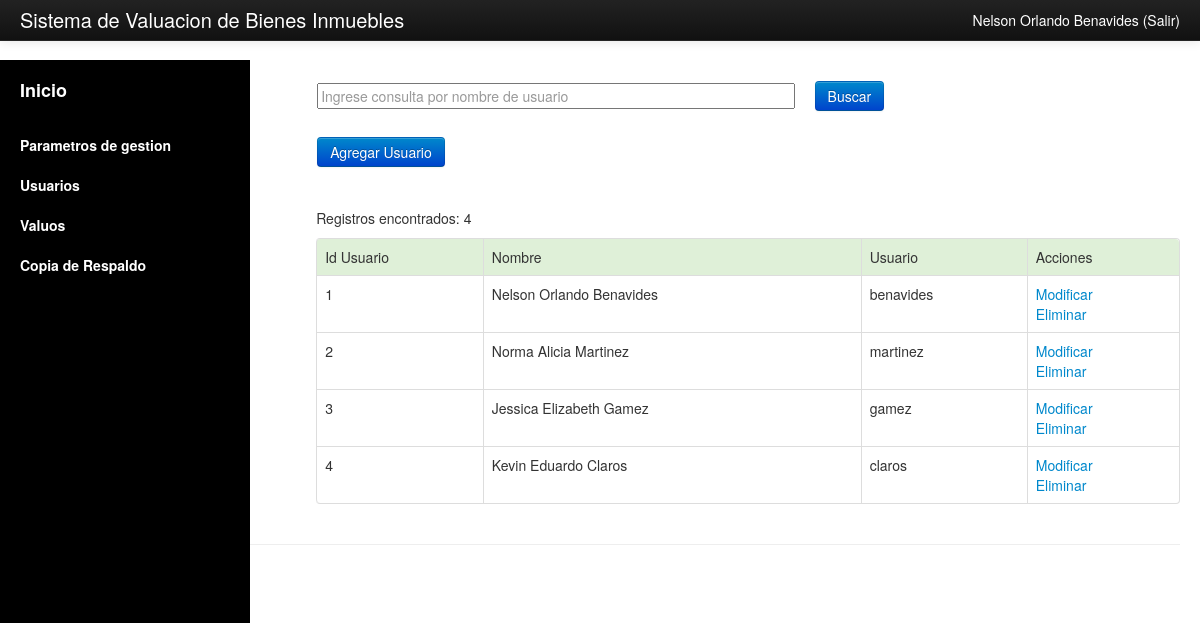
/admin/admin_user.php (signed in), run on the app's committed database.
### tables this page shows
CREATE TABLE `usuario` (
  `id` int(11) NOT NULL AUTO_INCREMENT,
  `nombre` varchar(200) NOT NULL,
  `usuario` varchar(200) NOT NULL,
  `password` varchar(50) NOT NULL,
  PRIMARY KEY (`id`)
);

### admin/admin_user.php (the view, shortened to what this page needs)
 <?php
require("header.php");
require("conexion.php");
?>
	    <div><br>
	    <form method="GET" id="formulario" >
	    	<table>
			    <tr>
			    	<td>
			    		<input id="q" name="q" class="form-control" placeholder="Ingrese consulta por nombre de usuario" style="width:470px" value="<?php if(isset($_GET["q"]))echo $_GET["q"];?>">
				    </td>
				    <td>
			    		<button type="submit" class="btn btn-primary " style="margin-left:25%;"> Buscar</button>
			    	</td>
				</tr>
				<tr>
					<td><a href="add_user.php" class="btn btn-primary" style="margin-top:5%;">Agregar Usuario</a></td>
				</tr>
			 </table></form>
			</div>
<?php
	if(isset($_GET["q"])){
	$q = $_GET["q"];
	$query = $conexion->query("SELECT * FROM usuario WHERE nombre LIKE '%$q%' OR usuario LIKE '%$q%'");}
	else
	{
	$query = $conexion->query("SELECT * FROM usuario");
	}
	if(!@$query->rowCount()){
		echo "<br><div>
		       <strong></strong><br>
		       No se produjeron resultados.
		      </div>";
	}else{
		$nrows = $query->rowCount();
		if (isset($_GET["info"])){
			if ($_GET["info"] == "add")
			    echo "<br><div>
			     <strong>Exito</strong><br>
			    Registro agregado.
			   </div>";
			if ($_GET["info"] == "modificar")
				echo "<br><div>
			      <strong>Exito</strong><br>
			    Registro Modificado.
			   </div>";
			}
			else{
		       echo "<br><div>
                           Registros encontrados:
                       <span>$nrows</span>
                       </div>";
	echo "<p></p>
         <div>
		<table class=\"table table-bordered table-hover\">
			<tr class=\"success\">
			<td>Id Usuario</td>
			<td>Nombre</td>
			<td>Usuario</td>
			<td>Acciones</td>
		</tr>";
		while($data = $query->fetch()){
			echo "<tr>
				<td>$data[0]</td>
				<td>$data[1]</td>
				<td>$data[2]</td>
				<td><a href='mod_user.php?id=$data[0]'>Modificar</a><br>
				<a onclick=\"javascript:if(window.confirm('¿Desea eliminar este usuario'))
				{location.replace('admin_user.php?action=elimin&id=$data[0]');}\">Eliminar</a>
				</td>
				</tr>
				";
			}
			echo "</table>";
		}
	}
echo"</div>";
require("footer.php");
?>

### admin/header.php (shortened to what this page needs)
<!DOCTYPE html>
<html lang="es"><head>
    <link href="css/bootstrap.css" rel="stylesheet">
    <link href="css/jquery-ui.css" rel="stylesheet">
    <link href="css/bootstrap.css" rel="stylesheet">
    <link href="css/simple-sidebar.css" rel="stylesheet">
  </head>
  <body >
    <div class="navbar navbar-inverse navbar-fixed-top">
      <div class="navbar-inner">
        <div class="container-fluid">
          <a class="brand" href="index.php" style="color:#FFF;">Sistema de Valuacion de Bienes Inmuebles</a>
          <div class="nav-collapse collapse">
            <p class="navbar-text pull-right">
              <a href="logout.php" class="navbar-link" style="color:#FFF;"><?php echo $_SESSION["user"];?> (Salir)</a>
            </p>
          </div>
        </div>
      </div>
    </div>
        <div class="container-fluid">
      <div class="row-fluid">
        <div class="span3">
          <div id="sidebar-wrapper">
            <ul class="sidebar-nav">
                <li class="sidebar-brand">
                    <a href="index.php" style="color:#FFF; font-weight:bold;">Inicio</a>
                </li>
                 <li>
                    <a href="admin.php" style="color:#FFF; font-weight:bold;">Parametros de gestion</a>
                </li>
                 <li>
                    <a href="admin_user.php" style="color:#FFF; font-weight:bold;">Usuarios</a>
                </li>
                 <li>
                    <a href="admin_valuo.php" style="color:#FFF; font-weight:bold;">Valuos</a>
                </li>
                 <li>
                    <a href="backup.php" style="color:#FFF; font-weight:bold;">Copia de Respaldo</a>
                </li>
            </ul>
        </div>
        </div>
        <div class="span9">

### admin/footer.php
 </div>
      </div>
      <hr>
      <footer>
        <p>System Desing I</p>
      </footer>
    </div>
	</body>
</html>

### admin/css/simple-sidebar.css (style rules this page uses)
#sidebar-wrapper { z-index: 1000; position: fixed; left: 250px; width: 0; height: 100%; margin-left: -250px; overflow-y: auto; background: #000; -webkit-transition: all 0.5s ease; -moz-transition: all 0.5s ease; -o-transition: all 0.5s ease; transition: all 0.5s ease; }
.sidebar-nav { position: absolute; top: 0; width: 250px; margin: 0; padding: 0; list-style: none; }
.sidebar-nav li { text-indent: 20px; line-height: 40px; }
.sidebar-nav li a { display: block; text-decoration: none; color: #999999; }
.sidebar-nav > .sidebar-brand { height: 65px; font-size: 18px; line-height: 60px; }
.sidebar-nav > .sidebar-brand a { color: #999999; }
@media (min-width:768px) { #sidebar-wrapper { width: 250px; } }

### admin/header.php (style rules this page uses)
body { padding-top: 60px; padding-bottom: 40px; }
.sidebar-nav { padding: 9px 0; }

### data on the page
usuario: id "1", nombre "Nelson Orlando Benavides", usuario "benavides"
usuario: id "2", nombre "Norma Alicia Martinez", usuario "martinez"
usuario: id "3", nombre "Jessica Elizabeth Gamez", usuario "gamez"
usuario: id "4", nombre "Kevin Eduardo Claros", usuario "claros"

### other printed values
$_SESSION["user"] "Nelson Orlando Benavides"
$nrows "4"
